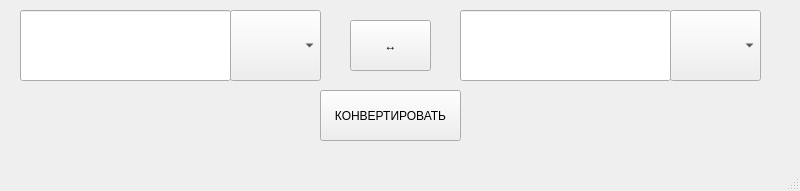
<?xml version="1.0" encoding="UTF-8"?>
<ui version="4.0">
 <class>MainWindow</class>
 <widget class="QMainWindow" name="MainWindow">
  <property name="geometry">
   <rect>
    <x>0</x>
    <y>0</y>
    <width>800</width>
    <height>191</height>
   </rect>
  </property>
  <property name="windowTitle">
   <string>MainWindow</string>
  </property>
  <widget class="QWidget" name="centralwidget">
   <widget class="QPushButton" name="ConvertButton">
    <property name="geometry">
     <rect>
      <x>320</x>
      <y>90</y>
      <width>141</width>
      <height>51</height>
     </rect>
    </property>
    <property name="text">
     <string>КОНВЕРТИРОВАТЬ</string>
    </property>
   </widget>
   <widget class="QLineEdit" name="ToAmount">
    <property name="geometry">
     <rect>
      <x>20</x>
      <y>10</y>
      <width>211</width>
      <height>71</height>
     </rect>
    </property>
   </widget>
   <widget class="QLineEdit" name="Result">
    <property name="enabled">
     <bool>true</bool>
    </property>
    <property name="geometry">
     <rect>
      <x>460</x>
      <y>10</y>
      <width>211</width>
      <height>71</height>
     </rect>
    </property>
    <property name="readOnly">
     <bool>true</bool>
    </property>
   </widget>
   <widget class="QComboBox" name="FromCurr">
    <property name="geometry">
     <rect>
      <x>230</x>
      <y>10</y>
      <width>91</width>
      <height>71</height>
     </rect>
    </property>
   </widget>
   <widget class="QComboBox" name="ToCurr">
    <property name="geometry">
     <rect>
      <x>670</x>
      <y>10</y>
      <width>91</width>
      <height>71</height>
     </rect>
    </property>
   </widget>
   <widget class="QPushButton" name="ReverseCurr">
    <property name="geometry">
     <rect>
      <x>350</x>
      <y>20</y>
      <width>81</width>
      <height>51</height>
     </rect>
    </property>
    <property name="text">
     <string>↔</string>
    </property>
   </widget>
  </widget>
  <widget class="QMenuBar" name="menubar">
   <property name="geometry">
    <rect>
     <x>0</x>
     <y>0</y>
     <width>800</width>
     <height>21</height>
    </rect>
   </property>
  </widget>
  <widget class="QStatusBar" name="statusbar"/>
 </widget>
 <resources/>
 <connections/>
</ui>
